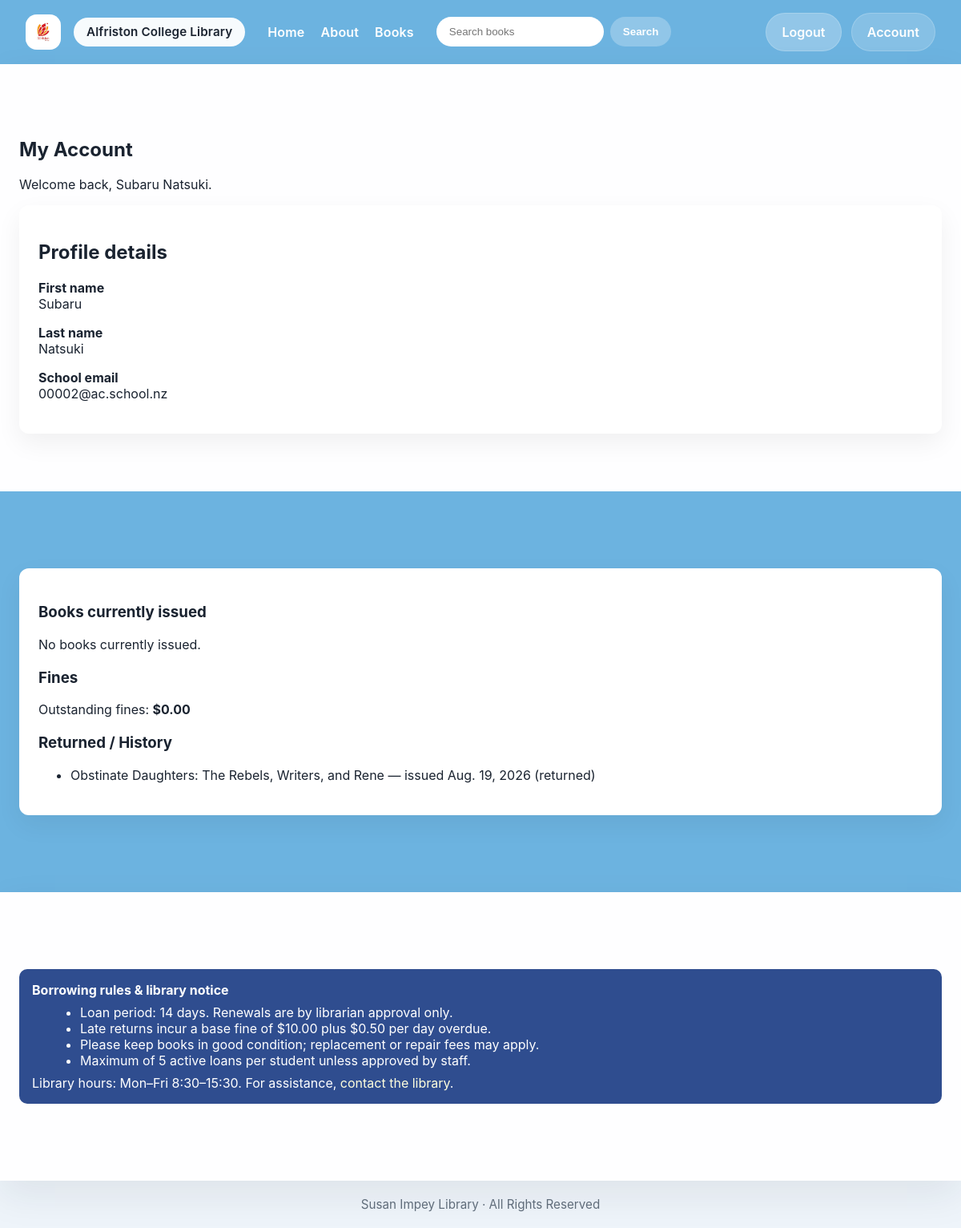
Page /account/ (signed in) on the committed database.
### AC_Library/models.py (models this page shows, shortened)
class Student(models.Model):  # model representing a student account
    student_id = models.AutoField(primary_key=True) # Stores the unique ID for each student in the library.
    first_name = models.CharField(max_length = 15, blank=False) # Stores the first name of students, max length of 15.
    last_name = models.CharField(max_length = 15, blank=False) # Stores the last name of students, max length of 15.
    school_email = models.EmailField(max_length = 50, blank=False, unique=True) # Stores the school email of students, max length of 50.
    password = models.CharField(max_length=128, blank=False, default='') # Stores the hashed password for student login.
    fine_amount = models.DecimalField(max_digits=7, decimal_places=2, default=decimal('0.00')) # Stores the fine amount for overdue books for each student.

class Issue(models.Model):  # model representing a book issue (loan)
    issue_id = models.AutoField(primary_key=True) # Stores the unique ID for each book issue.
    book_id = models.ForeignKey(Book, on_delete=models.CASCADE, null=True) # Only uses books that are available in Book class.
    student_id = models.ForeignKey(Student, on_delete=models.CASCADE, null=True) # Only uses students that are available in Student class.
    issue_date = models.DateField(auto_now_add=True) # Automatically sets the date when a book is issued.
    overdue_date = models.DateField(default=None, null=True, blank=True) # Starts when pickup is approved.
    pickup_ready = models.BooleanField(default=False) # Librarian changes this from True to False when the student has picked up the book.

class Book(models.Model):  # model representing a book and its metadata
    book_id = models.AutoField(primary_key=True) # Stores the unique ID for each book in the library.
    genre_id = models.ForeignKey(Genre, on_delete=models.SET_NULL, null=True) # Only uses genres that are available in Genre class.
    book_title = models.CharField(max_length=255, blank=False) # Stores the title of the book.
    book_author = models.CharField(max_length=255, blank=False) # Stores the author of the book.
    book_cover = models.ImageField(upload_to='book_covers/', blank=True, null=True) # Stores the cover image of the book.
    book_description = models.TextField(blank=True, null=True) # Stores a synopsis / summary of the book which will be edited by the librarian (admins).
    book_copies_available = models.IntegerField(default=1) # There will always be at least 1 copy of a book, so default is set to 1.

### AC_Library/views.py (the view, shortened to what this page needs)
# urls.py: path('account/', views.account, name='account'),  # student dashboard
def account(request):  # student account dashboard showing loans and history
    student_id = request.session.get('student_id')  # get logged-in student id
    if not student_id:
        return redirect('login')  # require login
    student = Student.objects.filter(student_id=student_id).first()  # fetch student
    if not student:
        request.session.flush()
        return redirect('login')  # invalid session -> force logout
    issues = Issue.objects.select_related('book_id').filter(student_id=student).order_by('-issue_date')
    current_issues = []  # currently active loans
    past_returns = []  # history of returned loans
    today = date.today()  # reference date
    for issue in issues:
        returned = Return.objects.filter(issue_id=issue).exists()
        pending_request = ReturnRequest.objects.filter(issue_id=issue, processed=False).first()
        entry = {
            'issue': issue,
            'book': issue.book_id,
            'issue_date': issue.issue_date,
            'overdue_date': issue.overdue_date,
        }
        if returned:
            past_returns.append(entry)  # add to returned history
    context = {
        'student': student,
        'current_issues': current_issues,
        'past_returns': past_returns,
        'fine_amount': student.fine_amount,
    }
    return render(request, 'account.html', context)  # render account dashboard

### AC_Library/templates/account.html
{% extends 'base.html' %}
{% block section_top %}
<div>
    <h1>My Account</h1>
    <p>Welcome back, {{ student.first_name }} {{ student.last_name }}.</p>
</div>
    <div style="max-width: 1500px; margin: 1rem auto 0; padding: 1.5rem; background: white;
border-radius: 12px;
    box-shadow: 0 12px 32px rgba(0,0,0,0.06); color: #1a2330;">
        <h2>Profile details</h2>
        <dl style="display: grid; gap: 1rem; margin-top: 1rem;">
            <div><strong>First name</strong><div>{{ student.first_name }}</div></div>
            <div><strong>Last name</strong><div>{{ student.last_name }}</div></div>
            <div><strong>School email</strong><div>{{ student.school_email }}</div></div>
        </dl>
    </div>
{% endblock %}
{% block section_middle %}
<div style="max-width: 1500px; margin: 1.5rem auto; padding: 1.5rem; background: white;
border-radius: 12px;
box-shadow: 0 12px 32px rgba(0,0,0,0.06); color: #1a2330; overflow-x:auto;">
    <h3>Books currently issued</h3>
    {% if current_issues %}
        <table style="width:100%; border-collapse: collapse; margin-top: 0.5rem;">
            <thead>
                <tr style="text-align:left; border-bottom:1px solid #eee;">
                    <th>Title</th>
                    <th>Issued</th>
                    <th>Due date</th>
                    <th>Status</th>
                        <th>Action</th>
                </tr>
            </thead>
            <tbody>
                {% for item in current_issues %}
                <tr style="border-bottom:1px solid #f6f6f6;">
                    <td><a href="{% url 'book_detail' item.book.book_id %}">{{ item.book.book_title }}</a></td>
                    <td>{{ item.issue_date }}</td>
                    <td>{{ item.overdue_date|default:"Not started" }}</td>
                    <td>
                        {% if item.return_pending %}
                            <span style="color:#b00020;">Pending return</span>
                        {% elif item.pickup_ready %}
                            <span style="color:#0b7028;">Available for pickup</span>
                        {% elif item.is_overdue %}
                            <span style="color:#b00020;">Overdue ({{ item.days_overdue }} days)</span>
                        {% else %}
                            Due in {{ item.days_until_due }} days
                        {% endif %}
                    </td>
                        <td>
                            {% if item.return_pending %}
                                <em>Request submitted</em>
                            {% else %}
                                <form method="post" action="{% url 'request_return' %}">
                                    {% csrf_token %}
                                    <input type="hidden" name="issue_id" value="{{ item.issue.issue_id }}">
                                    <button type="submit" style="background:#2f4d8f;color:white;
                                    padding:6px 10px;border-radius:6px;border:none;">Request return</button>
                                </form>
                            {% endif %}
                        </td>
                </tr>
                {% endfor %}
            </tbody>
        </table>
    {% else %}
        <p>No books currently issued.</p>
    {% endif %}
    <h3 style="margin-top:1.25rem;">Fines</h3>
    <p style="margin:0.25rem 0 0 0;">Outstanding fines: <strong>${{ fine_amount }}</strong></p>
    <h3 style="margin-top:1.25rem;">Returned / History</h3>
    {% if past_returns %}
        <ul style="margin-top:0.5rem;">
            {% for item in past_returns %}
                <li>{{ item.book.book_title }} — issued {{ item.issue_date }} (returned)</li>
            {% endfor %}
        </ul>
    {% else %}
        <p>No returned books yet.</p>
    {% endif %}
</div>
{% endblock %}
{% block section_bottom %}
<div style="max-width:1500px; margin:1.5rem auto; padding:1rem; color:#ffffff; background:#2f4d8f;
border-radius:10px;">
    <h4 style="margin:0 0 0.5rem 0;">Borrowing rules & library notice</h4>
    <ul style="text-align:left; margin:0 0 0.5rem 1.25rem;">
        <li>Loan period: 14 days. Renewals are by librarian approval only.</li>
        <li>Late returns incur a base fine of $10.00 plus $0.50 per day overdue.</li>
        <li>Please keep books in good condition; replacement or repair fees may apply.</li>
        <li>Maximum of 5 active loans per student unless approved by staff.</li>
    </ul>
    <p style="margin:0;">Library hours: Mon–Fri 8:30–15:30. For assistance, <a href="{% url 'aboutus' %}"
        style="color:#ffd">contact the library</a>.</p>
</div>
{% endblock %}

### AC_Library/templates/base.html (style rules this page uses)
:root { --brand-blue: #6cb3e0; --text-dark: #1a2330; --text-muted: #5f6c7a; --shadow: 0 18px 45px rgba(26, 35, 48, 0.08); }
* { box-sizing: border-box; }
html { scroll-behavior: smooth; }
body { margin: 0; font-family: Inter, "Segoe UI", system-ui, sans-serif; color: var(--text-dark); background: #eef4fa; overflow-wrap: anywhere; }
a { color: inherit; text-decoration: none; }

### rows in the picture
Student: first_name "Subaru", last_name "Natsuki", school_email "00002@ac.school.nz", fine_amount "0.00"
Issue: book.book_title "Obstinate Daughters: The Rebels, Writers, and Rene", issue_date "Aug. 19, 2026"
